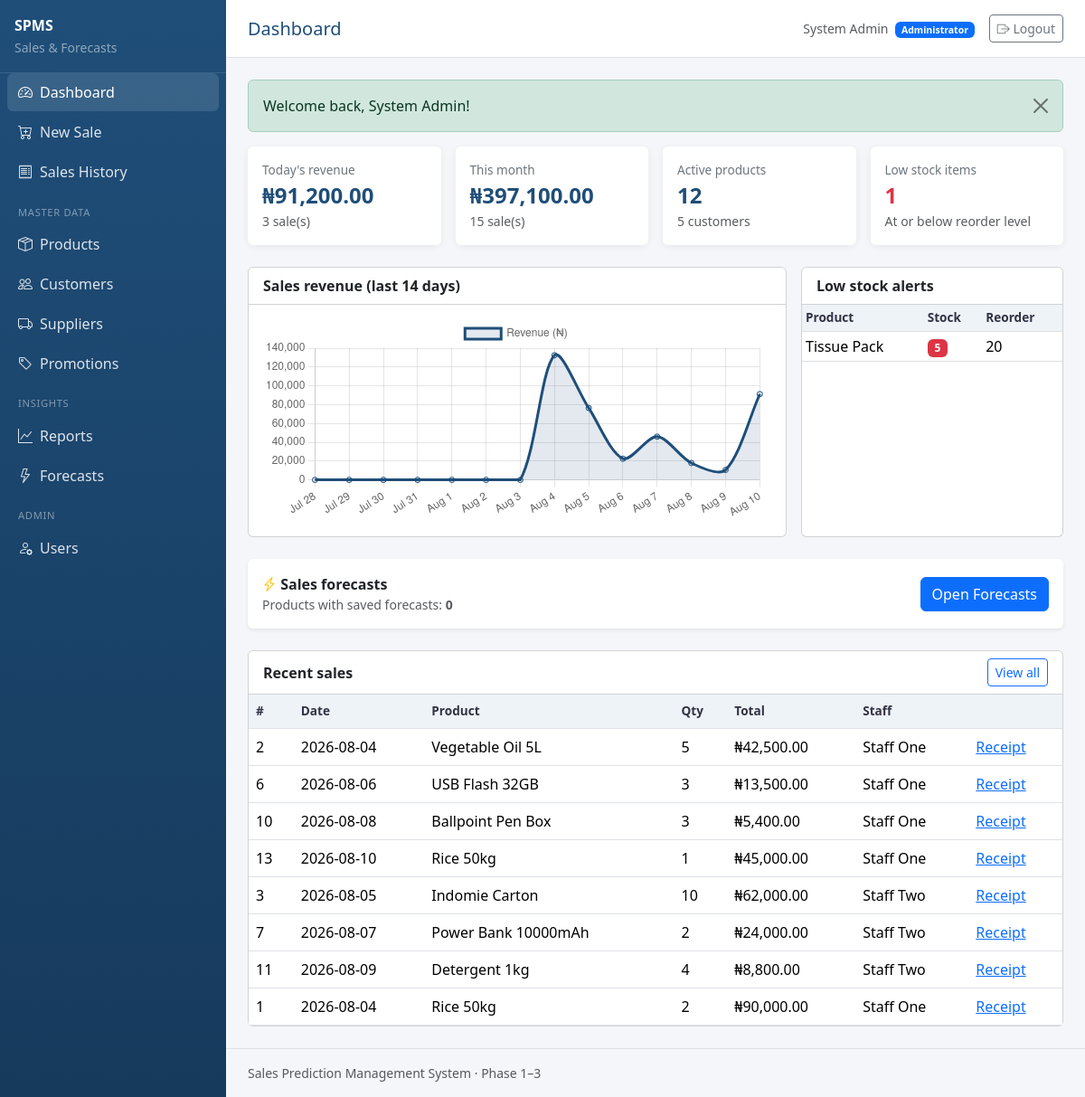
Page /web/public/index.php?page=dashboard (signed in) on the committed database.
### tables this page shows
CREATE TABLE products (
  id INT UNSIGNED AUTO_INCREMENT PRIMARY KEY,
  name VARCHAR(160) NOT NULL,
  category VARCHAR(100) NULL,
  unit_price DECIMAL(12,2) NOT NULL DEFAULT 0.00,
  stock_qty INT NOT NULL DEFAULT 0,
  reorder_level INT NOT NULL DEFAULT 10,
  supplier_id INT UNSIGNED NULL,
  is_active TINYINT(1) NOT NULL DEFAULT 1,
  created_at TIMESTAMP NOT NULL DEFAULT CURRENT_TIMESTAMP,
  CONSTRAINT fk_products_supplier
    FOREIGN KEY (supplier_id) REFERENCES suppliers(id)
    ON DELETE SET NULL ON UPDATE CASCADE
);

CREATE TABLE sales (
  id INT UNSIGNED AUTO_INCREMENT PRIMARY KEY,
  product_id INT UNSIGNED NOT NULL,
  customer_id INT UNSIGNED NULL,
  staff_id INT UNSIGNED NOT NULL,
  quantity INT NOT NULL,
  unit_price DECIMAL(12,2) NOT NULL,
  total DECIMAL(12,2) NOT NULL,
  sale_date DATE NOT NULL,
  created_at TIMESTAMP NOT NULL DEFAULT CURRENT_TIMESTAMP,
  CONSTRAINT fk_sales_product
    FOREIGN KEY (product_id) REFERENCES products(id)
    ON DELETE RESTRICT ON UPDATE CASCADE,
  CONSTRAINT fk_sales_customer
    FOREIGN KEY (customer_id) REFERENCES customers(id)
    ON DELETE SET NULL ON UPDATE CASCADE,
  CONSTRAINT fk_sales_staff
    FOREIGN KEY (staff_id) REFERENCES users(id)
    ON DELETE RESTRICT ON UPDATE CASCADE,
  INDEX idx_sales_date (sale_date),
  INDEX idx_sales_product (product_id)
);

CREATE TABLE users (
  id INT UNSIGNED AUTO_INCREMENT PRIMARY KEY,
  name VARCHAR(120) NOT NULL,
  email VARCHAR(160) NOT NULL UNIQUE,
  password_hash VARCHAR(255) NOT NULL,
  role ENUM('admin', 'manager', 'staff') NOT NULL DEFAULT 'staff',
  is_active TINYINT(1) NOT NULL DEFAULT 1,
  created_at TIMESTAMP NOT NULL DEFAULT CURRENT_TIMESTAMP
);

### web/public/index.php (called while the page is built, shortened)
<?php
require_once __DIR__ . '/../includes/layout.php';
$page = (string) ($_GET['page'] ?? 'dashboard');
$routes = [
    'login'       => __DIR__ . '/../modules/auth/login.php',
    'logout'      => __DIR__ . '/../modules/auth/logout.php',
    'dashboard'   => __DIR__ . '/../modules/dashboard/index.php',
    'products'    => __DIR__ . '/../modules/products/index.php',
    'customers'   => __DIR__ . '/../modules/customers/index.php',
    'suppliers'   => __DIR__ . '/../modules/suppliers/index.php',
    'users'       => __DIR__ . '/../modules/users/index.php',
    'promotions'  => __DIR__ . '/../modules/promotions/index.php',
    'sales'       => __DIR__ . '/../modules/sales/history.php',
    'sales_new'   => __DIR__ . '/../modules/sales/new.php',
    'receipt'     => __DIR__ . '/../modules/sales/receipt.php',
    'reports'     => __DIR__ . '/../modules/reports/index.php',
    'forecasts'   => __DIR__ . '/../modules/forecasts/index.php',
];
try {
    require $routes[$page];
} catch (PDOException $e) {
    http_response_code(500);
    $msg = 'Database error. Check that MySQL is running and you imported schema.sql + seed.sql. '
        . 'Also verify web/config/database.php credentials.';
    if (is_logged_in()) {
        render_header('Error');
        echo '<div class="alert alert-danger">' . e($msg) . '</div>';
        echo '<pre class="small text-muted">' . e($e->getMessage()) . '</pre>';
        render_footer();
    } else {
        render_login_header('Error');
        echo '<div class="alert alert-danger">' . e($msg) . '</div>';
        render_login_footer();
    }
}

### web/includes/helpers.php (called while the page is built, shortened)
<?php
function e(?string $value): string
{
    return htmlspecialchars((string) $value, ENT_QUOTES | ENT_SUBSTITUTE, 'UTF-8');
}
function money(float|int|string $amount): string
{
    return '₦' . number_format((float) $amount, 2);
}
function base_url(string $path = ''): string
{
    $script = $_SERVER['SCRIPT_NAME'] ?? '/index.php';
    $dir = rtrim(str_replace('\\', '/', dirname($script)), '/');
    $path = ltrim($path, '/');
    return $dir . '/' . $path;
}
function url(string $page, array $params = []): string
{
    $params = array_merge(['page' => $page], $params);
    return base_url('index.php?' . http_build_query($params));
}

### web/includes/auth.php (called while the page is built, shortened)
<?php
function current_user(): ?array
{
    return $_SESSION['user'] ?? null;
}
function user_can(string $capability): bool
{
    $user = current_user();
    $role = $user['role'];
    $map = [
        'manage_users'      => ['admin'],
        'manage_master'     => ['admin', 'manager'],
        'manage_promotions' => ['admin', 'manager'],
        'view_reports'      => ['admin', 'manager'],
        'view_all_sales'    => ['admin', 'manager'],
        'create_sale'       => ['admin', 'manager', 'staff'],
        'view_forecasts'    => ['admin', 'manager'],
        'retrain_model'     => ['admin'],
    ];
    return in_array($role, $map[$capability] ?? [], true);
}

### web/modules/dashboard/index.php (the view, shortened to what this page needs)
<?php
$pdo = db();
$today = date('Y-m-d');
$monthStart = date('Y-m-01');
$stmt = $pdo->prepare('SELECT COALESCE(SUM(total),0) AS revenue, COUNT(*) AS cnt FROM sales WHERE sale_date = ?');
$stmt->execute([$today]);
$todayStats = $stmt->fetch();
$stmt = $pdo->prepare('SELECT COALESCE(SUM(total),0) AS revenue, COUNT(*) AS cnt FROM sales WHERE sale_date >= ?');
$stmt->execute([$monthStart]);
$monthStats = $stmt->fetch();
$productCount = (int) $pdo->query('SELECT COUNT(*) FROM products WHERE is_active = 1')->fetchColumn();
$customerCount = (int) $pdo->query('SELECT COUNT(*) FROM customers')->fetchColumn();
$lowStock = $pdo->query(
    'SELECT id, name, stock_qty, reorder_level
     FROM products
     WHERE is_active = 1 AND stock_qty <= reorder_level
     ORDER BY stock_qty ASC
     LIMIT 10'
)->fetchAll();
$forecastCount = (int) $pdo->query('SELECT COUNT(DISTINCT product_id) FROM forecasts')->fetchColumn();
$chartRows = $pdo->query(
    "SELECT sale_date, SUM(total) AS revenue, SUM(quantity) AS qty
     FROM sales
     WHERE sale_date >= DATE_SUB(CURDATE(), INTERVAL 13 DAY)
     GROUP BY sale_date
     ORDER BY sale_date ASC"
)->fetchAll();
$labels = [];
$revenues = [];
$map = [];
foreach ($chartRows as $row) {
    $map[$row['sale_date']] = $row;
}
for ($i = 13; $i >= 0; $i--) {
    $d = date('Y-m-d', strtotime("-{$i} days"));
    $labels[] = date('M j', strtotime($d));
    $revenues[] = isset($map[$d]) ? (float) $map[$d]['revenue'] : 0;
}
if (user_can('view_all_sales')) {
    $recent = $pdo->query(
        'SELECT s.id, s.sale_date, s.quantity, s.total, p.name AS product_name, u.name AS staff_name
         FROM sales s
         JOIN products p ON p.id = s.product_id
         JOIN users u ON u.id = s.staff_id
         ORDER BY s.created_at DESC
         LIMIT 8'
    )->fetchAll();
}
?>
<div class="row g-3 mb-4">
    <div class="col-md-3">
        <div class="card card-stat p-3">
            <div class="stat-label">Today's revenue</div>
            <div class="stat-value"><?= e(money((float) $todayStats['revenue'])) ?></div>
            <div class="small text-muted"><?= (int) $todayStats['cnt'] ?> sale(s)</div>
        </div>
    </div>
    <div class="col-md-3">
        <div class="card card-stat p-3">
            <div class="stat-label">This month</div>
            <div class="stat-value"><?= e(money((float) $monthStats['revenue'])) ?></div>
            <div class="small text-muted"><?= (int) $monthStats['cnt'] ?> sale(s)</div>
        </div>
    </div>
    <div class="col-md-3">
        <div class="card card-stat p-3">
            <div class="stat-label">Active products</div>
            <div class="stat-value"><?= $productCount ?></div>
            <div class="small text-muted"><?= $customerCount ?> customers</div>
        </div>
    </div>
    <div class="col-md-3">
        <div class="card card-stat p-3">
            <div class="stat-label">Low stock items</div>
            <div class="stat-value text-danger"><?= count($lowStock) ?></div>
            <div class="small text-muted">At or below reorder level</div>
        </div>
    </div>
</div>
<div class="row g-3 mb-4">
    <div class="col-lg-8">
        <div class="card h-100">
            <div class="card-header bg-white fw-semibold">Sales revenue (last 14 days)</div>
            <div class="card-body">
                <canvas id="salesChart" height="120"></canvas>
            </div>
        </div>
    </div>
    <div class="col-lg-4">
        <div class="card h-100">
            <div class="card-header bg-white fw-semibold">Low stock alerts</div>
            <div class="card-body p-0">
                <?php if (!$lowStock): ?>
                    <p class="text-muted p-3 mb-0">All products are above reorder level.</p>
                <?php else: ?>
                    <div class="table-responsive">
                        <table class="table table-sm mb-0">
                            <thead>
                            <tr><th>Product</th><th>Stock</th><th>Reorder</th></tr>
                            </thead>
                            <tbody>
                            <?php foreach ($lowStock as $row): ?>
                                <tr>
                                    <td><?= e($row['name']) ?></td>
                                    <td><span class="badge badge-low"><?= (int) $row['stock_qty'] ?></span></td>
                                    <td><?= (int) $row['reorder_level'] ?></td>
                                </tr>
                            <?php endforeach; ?>
                            </tbody>
                        </table>
                    </div>
                <?php endif; ?>
            </div>
        </div>
    </div>
</div>
<?php if (user_can('view_forecasts')): ?>
<div class="card mb-4 border-0 shadow-sm">
    <div class="card-body d-flex flex-wrap justify-content-between align-items-center gap-2">
        <div>
            <div class="fw-semibold"><i class="bi bi-lightning-charge text-warning"></i> Sales forecasts</div>
            <div class="small text-muted">
                Products with saved forecasts: <strong><?= $forecastCount ?></strong>
            </div>
        </div>
        <a class="btn btn-primary" href="<?= e(url('forecasts')) ?>">Open Forecasts</a>
    </div>
</div>
<?php endif; ?>
<div class="card">
    <div class="card-header bg-white d-flex justify-content-between align-items-center">
        <span class="fw-semibold">Recent sales</span>
        <a href="<?= e(url('sales')) ?>" class="btn btn-sm btn-outline-primary">View all</a>
    </div>
    <div class="table-responsive">
        <table class="table table-hover mb-0">
            <thead>
            <tr>
                <th>#</th>
                <th>Date</th>
                <th>Product</th>
                <th>Qty</th>
                <th>Total</th>
                <th>Staff</th>
                <th></th>
            </tr>
            </thead>
            <tbody>
            <?php if (!$recent): ?>
                <tr><td colspan="7" class="text-muted text-center py-4">No sales yet.</td></tr>
            <?php else: foreach ($recent as $row): ?>
                <tr>
                    <td><?= (int) $row['id'] ?></td>
                    <td><?= e($row['sale_date']) ?></td>
                    <td><?= e($row['product_name']) ?></td>
                    <td><?= (int) $row['quantity'] ?></td>
                    <td><?= e(money((float) $row['total'])) ?></td>
                    <td><?= e($row['staff_name']) ?></td>
                    <td><a href="<?= e(url('receipt', ['id' => $row['id']])) ?>">Receipt</a></td>
                </tr>
            <?php endforeach; endif; ?>
            </tbody>
        </table>
    </div>
</div>
<script>
document.addEventListener('DOMContentLoaded', () => {
  const ctx = document.getElementById('salesChart');
  if (!ctx) return;
  new Chart(ctx, {
    type: 'line',
    data: {
      labels: <?= json_encode($labels) ?>,
      datasets: [{
        label: 'Revenue (₦)',
        data: <?= json_encode($revenues) ?>,
        borderColor: '#1f4e79',
        backgroundColor: 'rgba(31,78,121,0.12)',
        fill: true,
        tension: 0.3
      }]
    },
    options: {
      responsive: true,
      plugins: { legend: { display: true } },
      scales: { y: { beginAtZero: true } }
    }
  });
});
</script>

### rows in the picture
products: name "Tissue Pack", stock_qty "5", reorder_level "20"
sales: id "2", sale_date "2026-08-04", product.name "Vegetable Oil 5L", quantity "5", total "₦42,500.00", staff.name "Staff One"
sales: id "6", sale_date "2026-08-06", product.name "USB Flash 32GB", quantity "3", total "₦13,500.00", staff.name "Staff One"
sales: id "10", sale_date "2026-08-08", product.name "Ballpoint Pen Box", quantity "3", total "₦5,400.00", staff.name "Staff One"
sales: id "13", sale_date "2026-08-10", product.name "Rice 50kg", quantity "1", total "₦45,000.00", staff.name "Staff One"
sales: id "3", sale_date "2026-08-05", product.name "Indomie Carton", quantity "10", total "₦62,000.00", staff.name "Staff Two"
sales: id "7", sale_date "2026-08-07", product.name "Power Bank 10000mAh", quantity "2", total "₦24,000.00", staff.name "Staff Two"
sales: id "11", sale_date "2026-08-09", product.name "Detergent 1kg", quantity "4", total "₦8,800.00", staff.name "Staff Two"
sales: id "1", sale_date "2026-08-04", product.name "Rice 50kg", quantity "2", total "₦90,000.00", staff.name "Staff One"

### other values in the picture
$short "SPMS"
$title !== '' ? $title : 'Dashboard' "Dashboard"
$user['name'] "System Admin"
role_label($user['role'] ?? 'staff') "Administrator"
$flash['message'] "Welcome back, System Admin!"
money((float) $todayStats['revenue']) "₦91,200.00"
$todayStats['cnt'] "3"
money((float) $monthStats['revenue']) "₦397,100.00"
$monthStats['cnt'] "15"
$productCount "12"
$customerCount "5"
count($lowStock) "1"
$forecastCount "0"
app_config('name') "Sales Prediction Management System"
chart data {{ json_encode($revenues) }} [0,0,0,0,0,0,0,132500,76400,22500,46000,17900,10600,91200]
